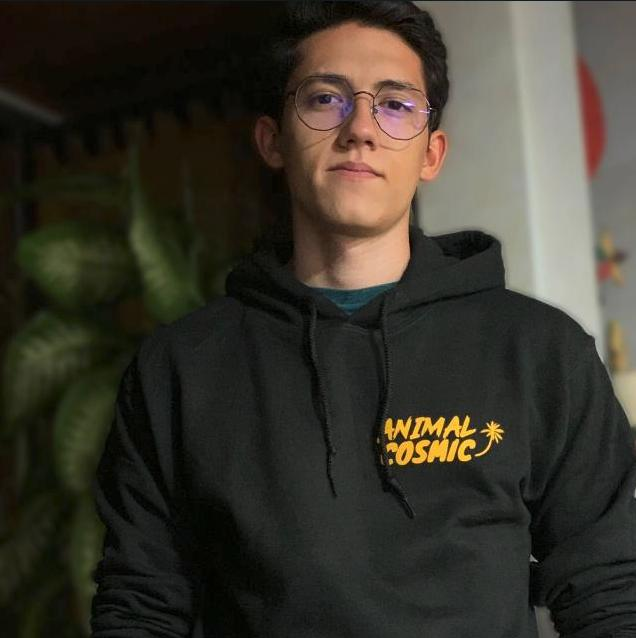
#> input picture perception_utilities/resources/model/data/Luccas.jpg, 636 x 638 px, given in place of Santiago.mp4, which was not available
$ python TryPerception.py
#> lines starting #> are read from the running program, lines starting #| are printed output that depends on the picture; pictures that were not available may be replaced by others from this repository, and a replacement may not be noted
#!/usr/bin/env python3
import cv2
import os
import imutils
'''
importa in video y guarda en una carpeta(con el nobre de la cara) en escala de grises los recuadros donde est'e una cara

'''
name ="Santiago"
dataPath = "/home/luccas/Documents/sinfonIA/perception/Data"
personPath = dataPath + "/"+ name

if not os.path.exists(personPath):
    os.makedirs(personPath)

cap = cv2.VideoCapture("/home/luccas/Documents/sinfonIA/perception/Prueba/Santiago.mp4")
faceClassif = cv2.CascadeClassifier(cv2.data.haarcascades + 'haarcascade_frontalface_default.xml')
#faceClassif = cv2.CascadeClassifier('haarcascade_frontalface_default.xml')

count = 654

while True:
    ret,frame = cap.read()
#> frame is the input picture: shape (638, 636, 3); mean B, G, R 44.5, 54.3, 57.9
    if ret == False:
        break
    frame = imutils.resize(frame, width=500)
#> frame: shape (501, 500, 3)
    gray = cv2.cvtColor(frame, cv2.COLOR_BGR2GRAY)
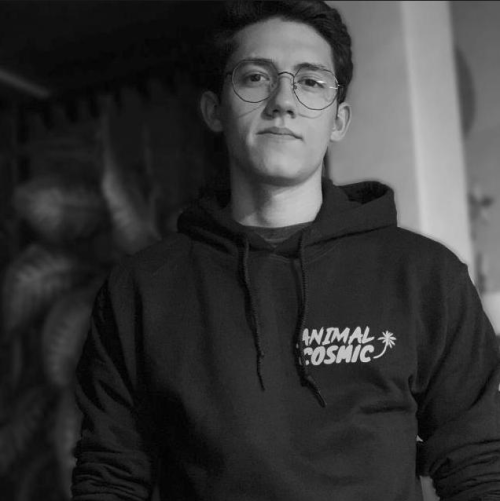
#> gray: shape (501, 500); min 1, max 234, mean 54.2
    auxFrame = frame.copy()

    faces = faceClassif.detectMultiScale(gray, 1.3, 5)
#> faces = [[216, 23, 138, 138]]
    for (x,y,w,h) in faces:
        cv2.rectangle(frame, (x,y), (x+w, y+h), (0,255,0), 2)
        rostro = auxFrame[y:y+h, x:x+w]
        rostro = cv2.resize(rostro, (150,150), interpolation=cv2.INTER_CUBIC)
        count += 1
        cv2.imwrite(personPath + "/" + name + str(count) + ".jpg", rostro)
#> this loop made 1 pass
#> (x, y, w, h, count) on pass 1: (216, 23, 138, 138, 655)
#> pass 1, `rostro = auxFrame[y:y+h, x:x+w]`:
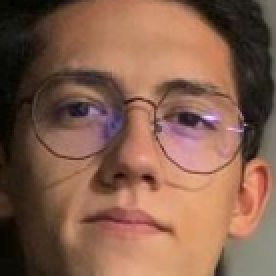
#> rostro: shape (138, 138, 3) (shown 2 times larger); mean B, G, R 76.6, 95.3, 133
#> after the loop:
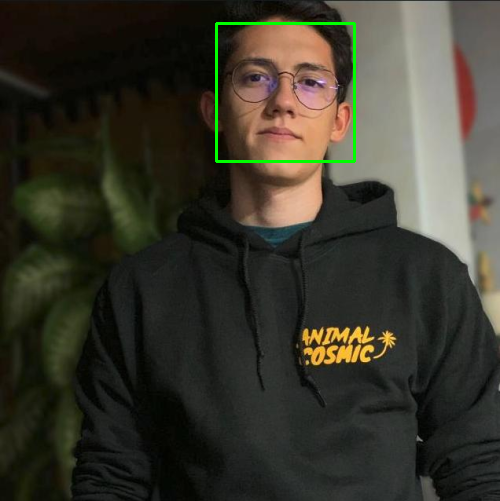
#> frame: shape (501, 500, 3); mean B, G, R 44.1, 55.5, 57.3
#> after the loop, count = 655
    cv2.imshow("Frame", frame)

    k = cv2.waitKey(1)
#> (key q is pressed here)
    if k == ord('q') or k == 27 or count >800:
        break
cap.release()
cv2.destroyAllWindows()

$ run again, on perception_utilities/resources/model/data/index2.jpg
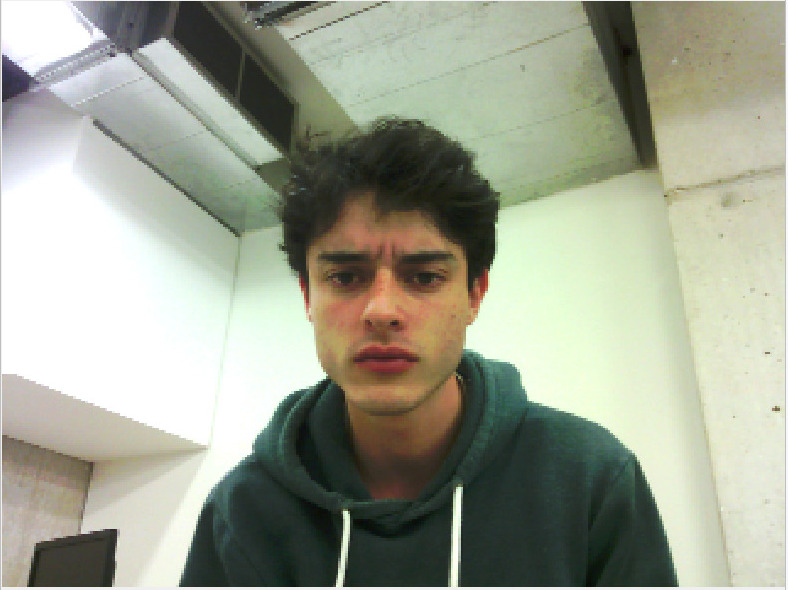
#> input picture perception_utilities/resources/model/data/index2.jpg, 788 x 590 px, given in place of Santiago.mp4, which was not available
#> frame is the input picture: shape (590, 788, 3); mean B, G, R 145.6, 162.4, 158.5
#> faces = [[181, 123, 133, 133]]
#> the loop `for (x,y,w,h) in faces:` made 1 pass
#> (x, y, w, h, count) on pass 1: (181, 123, 133, 133, 655)
#> pass 1, `rostro = auxFrame[y:y+h, x:x+w]`:
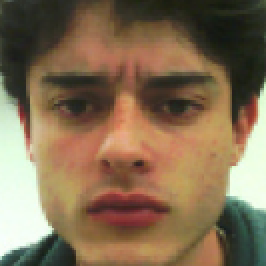
#> rostro: shape (133, 133, 3) (shown 2 times larger); mean B, G, R 82.4, 109.2, 131.1
#> after the loop `for (x,y,w,h) in faces:`:
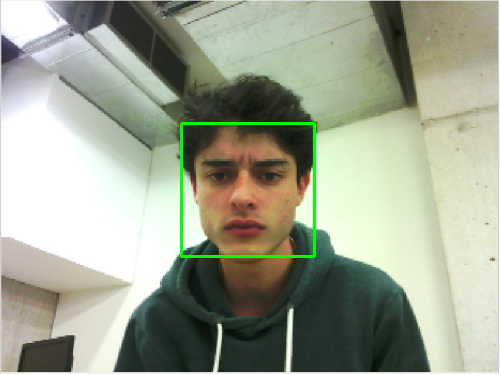
#> frame: shape (374, 500, 3); mean B, G, R 144.7, 163.6, 157.5
#> after the loop `for (x,y,w,h) in faces:`: count = 655
